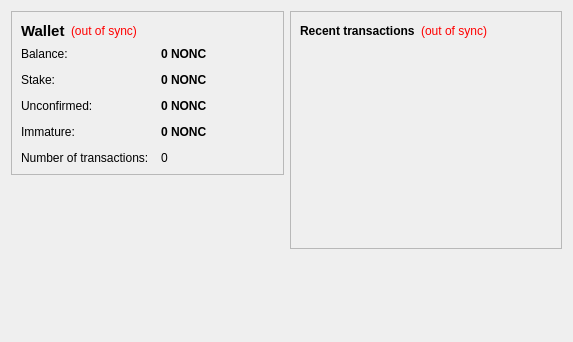
<?xml version="1.0" encoding="UTF-8"?>
<ui version="4.0">
 <class>OverviewPage</class>
 <widget class="QWidget" name="OverviewPage">
  <property name="geometry">
   <rect>
    <x>0</x>
    <y>0</y>
    <width>573</width>
    <height>342</height>
   </rect>
  </property>
  <property name="windowTitle">
   <string>Form</string>
  </property>
  <layout class="QHBoxLayout" name="horizontalLayout" stretch="1,1">
   <item>
    <layout class="QVBoxLayout" name="verticalLayout_2">
     <item>
      <widget class="QFrame" name="frame">
       <property name="frameShape">
        <enum>QFrame::StyledPanel</enum>
       </property>
       <property name="frameShadow">
        <enum>QFrame::Raised</enum>
       </property>
       <layout class="QVBoxLayout" name="verticalLayout_4">
        <item>
         <layout class="QHBoxLayout" name="horizontalLayout_4">
          <item>
           <widget class="QLabel" name="label_5">
            <property name="font">
             <font>
              <pointsize>11</pointsize>
              <weight>75</weight>
              <bold>true</bold>
             </font>
            </property>
            <property name="text">
             <string>Wallet</string>
            </property>
           </widget>
          </item>
          <item>
           <widget class="QLabel" name="labelWalletStatus">
            <property name="toolTip">
             <string>The displayed information may be out of date. Your wallet automatically synchronizes with the NonameCoin network after a connection is established, but this process has not completed yet.</string>
            </property>
            <property name="styleSheet">
             <string notr="true">QLabel { color: red; }</string>
            </property>
            <property name="text">
             <string notr="true">(out of sync)</string>
            </property>
            <property name="alignment">
             <set>Qt::AlignLeading|Qt::AlignLeft|Qt::AlignVCenter</set>
            </property>
           </widget>
          </item>
          <item>
           <spacer name="horizontalSpacer_2">
            <property name="orientation">
             <enum>Qt::Horizontal</enum>
            </property>
            <property name="sizeHint" stdset="0">
             <size>
              <width>40</width>
              <height>20</height>
             </size>
            </property>
           </spacer>
          </item>
         </layout>
        </item>
        <item>
         <layout class="QFormLayout" name="formLayout_2">
          <property name="fieldGrowthPolicy">
           <enum>QFormLayout::AllNonFixedFieldsGrow</enum>
          </property>
          <property name="horizontalSpacing">
           <number>12</number>
          </property>
          <property name="verticalSpacing">
           <number>12</number>
          </property>
          <item row="0" column="0">
           <widget class="QLabel" name="label">
            <property name="text">
             <string>Balance:</string>
            </property>
           </widget>
          </item>
          <item row="0" column="1">
           <widget class="QLabel" name="labelBalance">
            <property name="font">
             <font>
              <weight>75</weight>
              <bold>true</bold>
             </font>
            </property>
            <property name="cursor">
             <cursorShape>IBeamCursor</cursorShape>
            </property>
            <property name="toolTip">
             <string>Your current balance</string>
            </property>
            <property name="text">
             <string notr="true">0 NONC</string>
            </property>
            <property name="textInteractionFlags">
             <set>Qt::LinksAccessibleByMouse|Qt::TextSelectableByKeyboard|Qt::TextSelectableByMouse</set>
            </property>
           </widget>
          </item>
          <item row="1" column="0">
           <widget class="QLabel" name="label_6">
            <property name="text">
             <string>Stake:</string>
            </property>
           </widget>
          </item>
          <item row="1" column="1">
           <widget class="QLabel" name="labelStake">
            <property name="font">
             <font>
              <weight>75</weight>
              <bold>true</bold>
             </font>
            </property>
            <property name="cursor">
             <cursorShape>IBeamCursor</cursorShape>
            </property>
            <property name="toolTip">
             <string>Total of coins that was staked, and do not yet count toward the current balance</string>
            </property>
            <property name="text">
             <string notr="true">0 NONC</string>
            </property>
            <property name="textInteractionFlags">
             <set>Qt::LinksAccessibleByMouse|Qt::TextSelectableByKeyboard|Qt::TextSelectableByMouse</set>
            </property>
           </widget>
          </item>
          <item row="2" column="0">
           <widget class="QLabel" name="label_3">
            <property name="text">
             <string>Unconfirmed:</string>
            </property>
           </widget>
          </item>
          <item row="2" column="1">
           <widget class="QLabel" name="labelUnconfirmed">
            <property name="font">
             <font>
              <weight>75</weight>
              <bold>true</bold>
             </font>
            </property>
            <property name="cursor">
             <cursorShape>IBeamCursor</cursorShape>
            </property>
            <property name="toolTip">
             <string>Total of transactions that have yet to be confirmed, and do not yet count toward the current balance</string>
            </property>
            <property name="text">
             <string notr="true">0 NONC</string>
            </property>
            <property name="textInteractionFlags">
             <set>Qt::LinksAccessibleByMouse|Qt::TextSelectableByKeyboard|Qt::TextSelectableByMouse</set>
            </property>
           </widget>
          </item>
          <item row="3" column="0">
           <widget class="QLabel" name="labelImmatureText">
            <property name="text">
             <string>Immature:</string>
            </property>
           </widget>
          </item>
          <item row="3" column="1">
           <widget class="QLabel" name="labelImmature">
            <property name="font">
             <font>
              <weight>75</weight>
              <bold>true</bold>
             </font>
            </property>
            <property name="toolTip">
             <string>Mined balance that has not yet matured</string>
            </property>
            <property name="text">
             <string notr="true">0 NONC</string>
            </property>
            <property name="textInteractionFlags">
             <set>Qt::LinksAccessibleByMouse|Qt::TextSelectableByKeyboard|Qt::TextSelectableByMouse</set>
            </property>
           </widget>
          </item>
          <item row="4" column="0">
           <widget class="QLabel" name="label_2">
            <property name="text">
             <string>Number of transactions:</string>
            </property>
           </widget>
          </item>
          <item row="4" column="1">
           <widget class="QLabel" name="labelNumTransactions">
            <property name="toolTip">
             <string>Total number of transactions in wallet</string>
            </property>
            <property name="text">
             <string notr="true">0</string>
            </property>
           </widget>
          </item>
         </layout>
        </item>
       </layout>
      </widget>
     </item>
     <item>
      <spacer name="verticalSpacer">
       <property name="orientation">
        <enum>Qt::Vertical</enum>
       </property>
       <property name="sizeHint" stdset="0">
        <size>
         <width>20</width>
         <height>40</height>
        </size>
       </property>
      </spacer>
     </item>
    </layout>
   </item>
   <item>
    <layout class="QVBoxLayout" name="verticalLayout_3">
     <item>
      <widget class="QFrame" name="frame_2">
       <property name="frameShape">
        <enum>QFrame::StyledPanel</enum>
       </property>
       <property name="frameShadow">
        <enum>QFrame::Raised</enum>
       </property>
       <layout class="QVBoxLayout" name="verticalLayout">
        <item>
         <layout class="QHBoxLayout" name="horizontalLayout_2">
          <item>
           <widget class="QLabel" name="label_4">
            <property name="text">
             <string>&lt;b&gt;Recent transactions&lt;/b&gt;</string>
            </property>
           </widget>
          </item>
          <item>
           <widget class="QLabel" name="labelTransactionsStatus">
            <property name="toolTip">
             <string>The displayed information may be out of date. Your wallet automatically synchronizes with the NonameCoin network after a connection is established, but this process has not completed yet.</string>
            </property>
            <property name="styleSheet">
             <string notr="true">QLabel { color: red; }</string>
            </property>
            <property name="text">
             <string notr="true">(out of sync)</string>
            </property>
            <property name="alignment">
             <set>Qt::AlignRight|Qt::AlignTrailing|Qt::AlignVCenter</set>
            </property>
           </widget>
          </item>
          <item>
           <spacer name="horizontalSpacer">
            <property name="orientation">
             <enum>Qt::Horizontal</enum>
            </property>
            <property name="sizeHint" stdset="0">
             <size>
              <width>40</width>
              <height>20</height>
             </size>
            </property>
           </spacer>
          </item>
         </layout>
        </item>
        <item>
         <widget class="QListView" name="listTransactions">
          <property name="styleSheet">
           <string notr="true">QListView { background: transparent; }</string>
          </property>
          <property name="frameShape">
           <enum>QFrame::NoFrame</enum>
          </property>
          <property name="verticalScrollBarPolicy">
           <enum>Qt::ScrollBarAlwaysOff</enum>
          </property>
          <property name="horizontalScrollBarPolicy">
           <enum>Qt::ScrollBarAlwaysOff</enum>
          </property>
          <property name="selectionMode">
           <enum>QAbstractItemView::NoSelection</enum>
          </property>
         </widget>
        </item>
       </layout>
      </widget>
     </item>
     <item>
      <spacer name="verticalSpacer_2">
       <property name="orientation">
        <enum>Qt::Vertical</enum>
       </property>
       <property name="sizeHint" stdset="0">
        <size>
         <width>20</width>
         <height>40</height>
        </size>
       </property>
      </spacer>
     </item>
    </layout>
   </item>
  </layout>
 </widget>
 <resources>
  <include location="../bitcoin.qrc"/>
 </resources>
 <connections/>
</ui>
